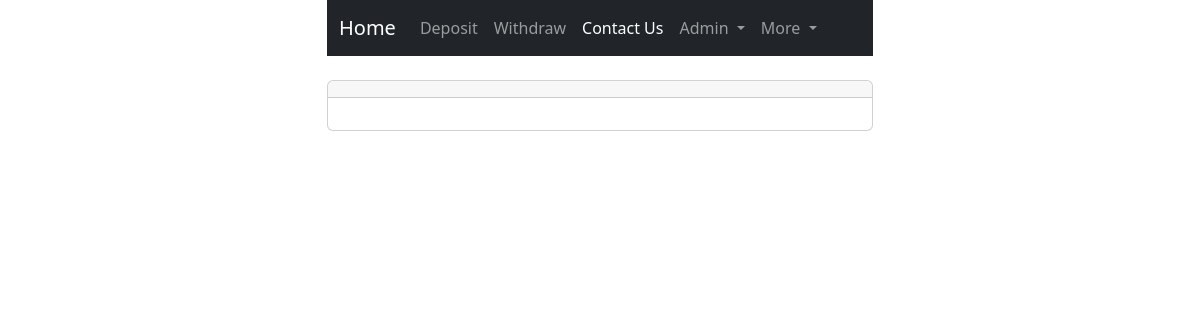
Page /contact (signed in) on the earlier database version.
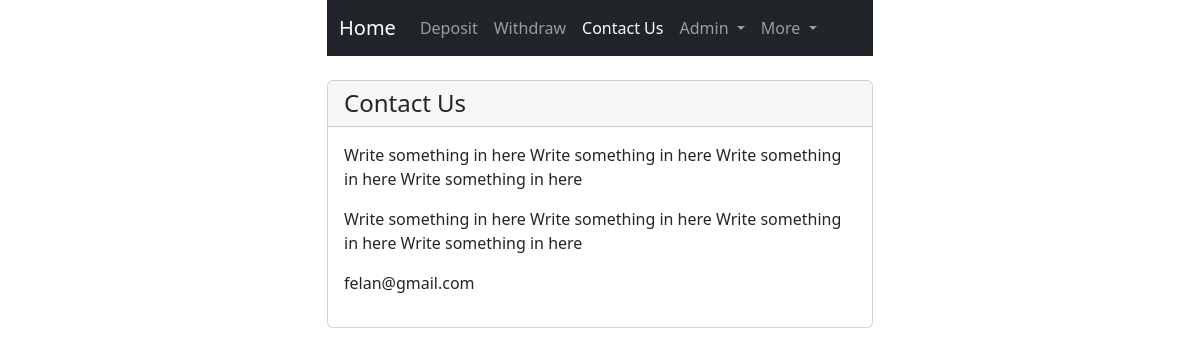
Same page on the later database version.
### core/models.py (models this page shows, shortened)
class Contact(models.Model):
    title = models.CharField(max_length=512)
    content = HTMLField()

### core/views.py (the view)
# urls.py: path('contact', contact, name='contact'),
@login_required(login_url='/login')
def contact(request):
    contact = Contact.objects.all().first()
    context = {
        'contact': contact
    }
    return render(request, 'core/contact.html', context)

### templates/core/contact.html (shortened to what this page needs)
{% extends 'shared/base.html' %}
{% load widget_tweaks %}
{% block content %}
    <br>
    <div class="card">
        <h4 class="card-header">{{ contact.title }}</h4>
        <div class="card-body">
            {{ contact.content|safe }}
        </div>
    </div>
{% endblock %}

Differences in the rows shown:
added Contact: title "Contact Us", content "Write something in here Write something in here Write something in here Write something in here Write something in here Write something in here Write something in here Write something in here felan@gmail.com"
